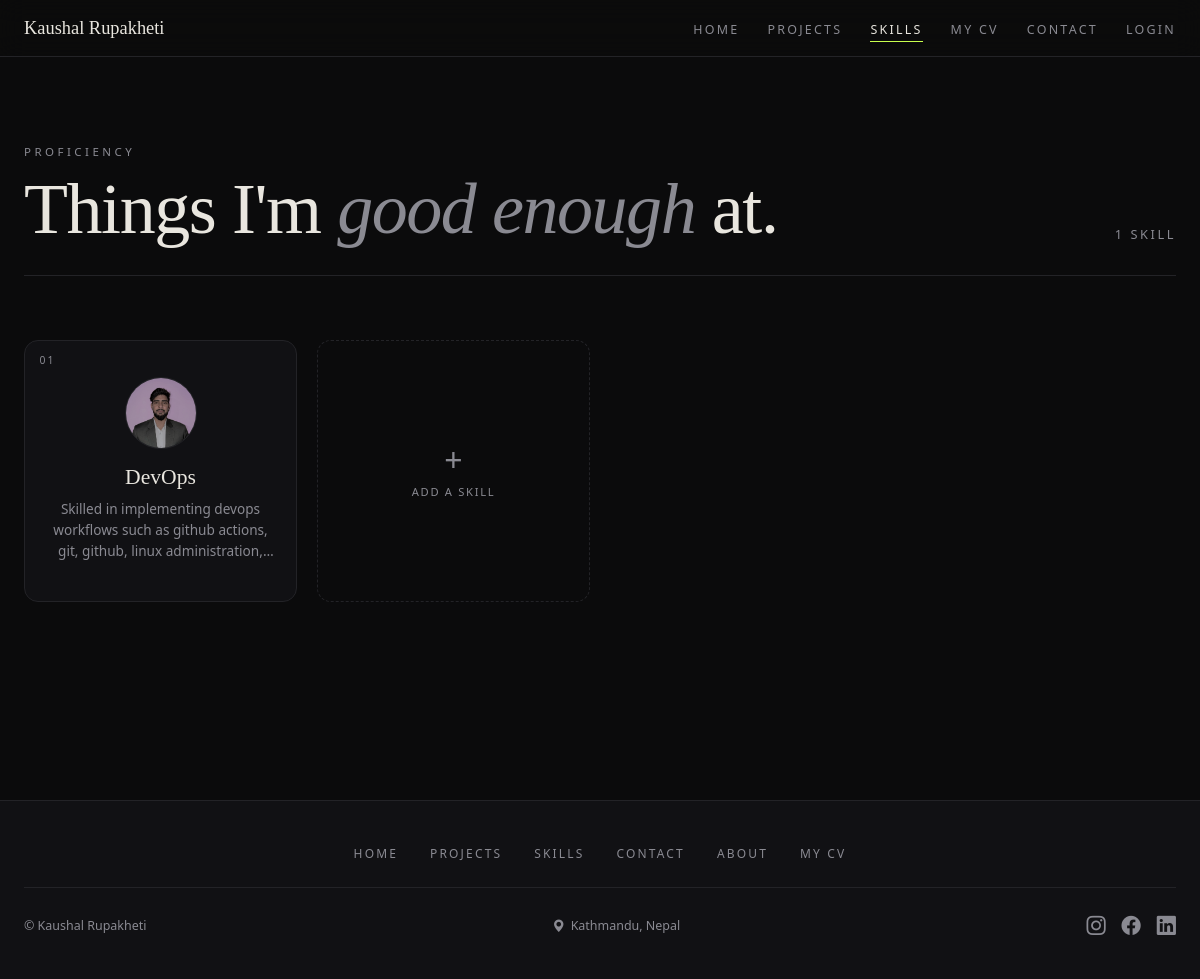
/portfolio_pages/skills/, run on the app's committed database.
### portfolio_pages/models.py (models this page shows, shortened)
class My_skill(models.Model):
    user = models.ForeignKey(User, on_delete=models.CASCADE, default = 1)
    title = models.CharField(max_length=100)
    description = models.TextField(max_length=250)
    image = models.ImageField(upload_to='photos/')

### portfolio_pages/views.py (the view)
# urls.py: path('skills/', views.skills, name = 'skills' ),
def skills(request):
    skill = My_skill.objects.all()
    return render(request, 'skills.html', {"skills": skill})

### portfolio_pages/context_processors.py (called while the page is built)
def social_links(request):
    return {
        'LINKEDIN_URL': settings.LINKEDIN_URL,
        'FACEBOOK_URL': settings.FACEBOOK_URL,
        'INSTAGRAM_URL': settings.INSTAGRAM_URL,
        'Email': settings.EMAIL,
        'Github': settings.GITHUB_URL
    }

### portfolio_pages/templates/skills.html (shortened to what this page needs)
{% extends "layout.html" %}
{% load static %}
{% block extra_head %}
  <link rel="stylesheet" href="{% static 'pages/skills.css' %}">
{% endblock %}
{% block content %}
<div class="sk-wrap">
  <div class="sk-inner">
    <div class="sk-head">
      <div>
        <div class="sk-eyebrow">Proficiency</div>
        <h1 class="sk-title">Things I'm <em>good enough</em> at.</h1>
      </div>
      <div class="sk-count">
        {{ skills|length }}
        {% if skills|length == 1 %}skill{% else %}skills{% endif %}
      </div>
    </div>
    <div class="sk-grid">
      {% for skill in skills %}
        <div class="sk-item">
          <span class="sk-num">{{ forloop.counter|stringformat:"02d" }}</span>
          <div class="sk-thumb">
            {% if skill.image %}
              <img src="{{ skill.image.url }}" alt="{{ skill.title }}">
            {% else %}
              <span class="sk-thumb-empty" aria-hidden="true">∅</span>
            {% endif %}
          </div>
          <h2 class="sk-name">{{ skill.title }}</h2>
          <p class="sk-desc">{{ skill.description }}</p>
        </div>
      {% empty %}
        <div class="sk-empty">Nothing here yet.</div>
      {% endfor %}
      <a href="{% url 'add_skill' %}" class="sk-add">
        <div class="plus" aria-hidden="true">+</div>
        <span>Add a skill</span>
      </a>
    </div>
  </div>
</div>
{% endblock %}

### staticfiles/base.css (style rules this page uses)
*, *::before, *::after { box-sizing: border-box; margin: 0; padding: 0; }
:root { --ink: #0b0b0c; --ink-2: #111114; --ink-3: #17171b; --line: #232327; --fog: #8a8a92; --bone: #e9e6df; --acid: #c8ff4d; --danger: #ff6b6b; }
html { scroll-behavior: smooth; }
body { background: var(--ink); color: var(--bone); font-family: ui-sans-serif, system-ui, -apple-system, "Inter", sans-serif; min-height: 100vh; display: flex; flex-direction: column; }

### staticfiles/pages/skills.css (style rules this page uses)
.sk-wrap { color: var(--bone); min-height: 100vh; padding: 9rem 1.5rem 8rem; }
.sk-inner { max-width: 1200px; margin: 0 auto; }
.sk-head { display: flex; justify-content: space-between; align-items: flex-end; gap: 2rem; flex-wrap: wrap; margin-bottom: 4rem; padding-bottom: 2rem; border-bottom: 1px solid var(--line); }
.sk-eyebrow { font-size: .72rem; letter-spacing: .3em; text-transform: uppercase; color: var(--fog); margin-bottom: 1rem; }
.sk-title { font-family: "Instrument Serif", "Times New Roman", serif; font-weight: 400; font-size: clamp(2.75rem, 6vw, 5rem); line-height: .95; letter-spacing: -.02em; margin: 0; }
.sk-title em { font-style: italic; color: var(--fog); }
.sk-count { color: var(--fog); font-size: .8rem; letter-spacing: .2em; text-transform: uppercase; white-space: nowrap; }
.sk-grid { display: grid; gap: 1.25rem; grid-template-columns: repeat(auto-fill, minmax(220px, 1fr)); }
.sk-item { position: relative; background: var(--ink-2); border: 1px solid var(--line); border-radius: 14px; padding: 1.75rem 1.25rem 1.5rem; text-align: center; transition: transform .4s ease, border-color .4s ease, background .4s ease; overflow: hidden; }
.sk-num { position: absolute; top: .75rem; left: .9rem; font-size: .65rem; color: var(--fog); letter-spacing: .2em; font-variant-numeric: tabular-nums; }
.sk-thumb { width: 72px; height: 72px; margin: .5rem auto 1rem; border-radius: 50%; background: var(--ink-3); display: grid; place-items: center; overflow: hidden; border: 1px solid var(--line); }
.sk-thumb img { width: 100%; height: 100%; object-fit: cover; filter: grayscale(.4) brightness(.95); transition: filter .4s ease, transform .5s ease; }
.sk-name { font-family: "Instrument Serif", serif; font-weight: 400; font-size: 1.35rem; line-height: 1.15; margin: 0 0 .5rem; }
.sk-desc { color: var(--fog); font-size: .85rem; line-height: 1.55; margin: 0 0 1rem; display: -webkit-box; -webkit-line-clamp: 3; -webkit-box-orient: vertical; overflow: hidden; }
.sk-add { border: 1px dashed var(--line); border-radius: 14px; display: flex; flex-direction: column; justify-content: center; align-items: center; padding: 2rem 1rem; color: var(--fog); text-decoration: none; transition: color .3s, border-color .3s, background .3s; min-height: 100%; }
.sk-add .plus { font-size: 2rem; line-height: 1; margin-bottom: .5rem; font-weight: 200; }
.sk-add span { letter-spacing: .15em; text-transform: uppercase; font-size: .7rem; }

### data on the page
My_skill: image (picture), title "DevOps", description "Skilled in implementing devops workflows such as github actions, git, github, linux…"

### other printed values
{{ skills|length }} "1"
